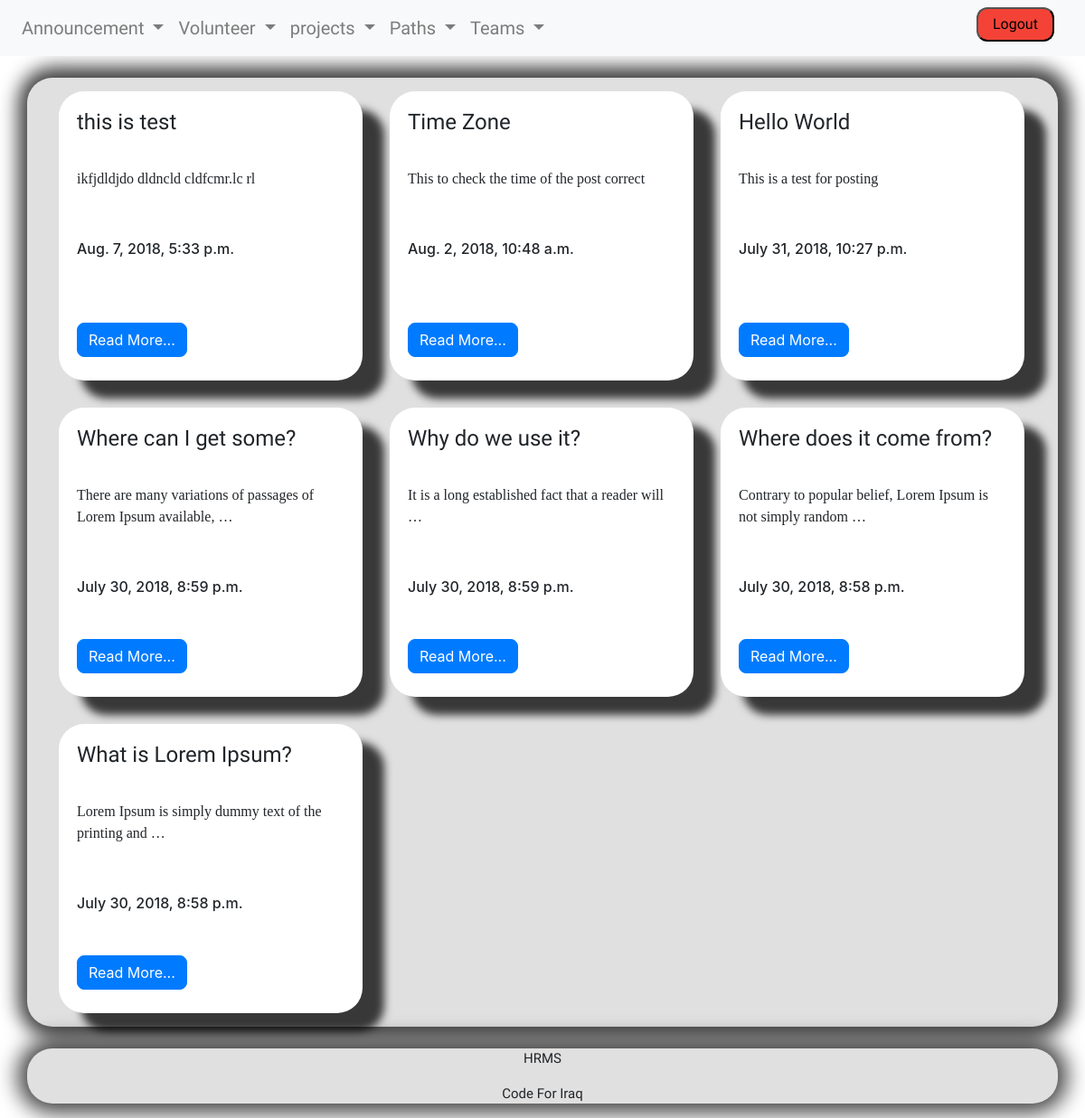
The app's page / (signed in) with its own data.
### home/models.py (models this page shows, shortened)
class Announcement(models.Model):
    user = models.ForeignKey(User, on_delete=models.CASCADE, default=None)
    title = models.CharField(blank=True, max_length=100)
    slug = models.SlugField(null=True, blank=True)
    content = models.TextField(blank=True)
    create = models.DateTimeField(blank=True, default=datetime.datetime.now)
    active = models.BooleanField(default=True)

### home/views.py (the view)
# urls.py: path('', views.index, name='home'),
@login_required(login_url="/accounts/login/")
def index(request):
    announcements = Announcement.objects.all().order_by('-create')
    context = {'announcements': announcements}
    return render (request, 'home/index.html', context)

### home/templates/home/index.html (shortened to what this page needs)
{% extends 'base.html' %}
    {% block content %}
<div class="container backcolor">
  <div class="article">
  <div class="row left-card">
    {% for announce in announcements %}
    {% if Announcement.active %}
      pass
    {% else %}
    <div class="col- sp-15">
      <div class="card card-style">
        <div class="card-body shad">
      <h4 class="card-title fon-tit">{{announce.title}}</h4><br>
      <p class="card-text fon-cont">{{announce.content | truncatewords:10}}</p><br>
      <p><h6>{{announce.create}}</h6></p>
      <a class="btn btn-primary btn-position" href="{% url 'post_detail' slug=announce.slug %}" role="button">
        Read More...
      </a>
        </div>
      </div>
    </div>
    {% endif %}
    {% endfor %}
  </div>
  </div>
</div>
    {% endblock %}

### templates/base.html (shortened to what this page needs)
{% load static %}
<!DOCTYPE html>
<html>
  <head>
    <link rel="stylesheet" href="{% static "css/bootstrap.css" %}">
    <link rel="stylesheet" href="{% static "css/custom.css" %}">
  </head>
  <body>
    <header>
      <nav class="navbar navbar-expand-lg navbar-light bg-light">
    <div class="collapse navbar-collapse" id="navbarNav">
      <ul class="navbar-nav fon-navbar">
        {% if user.is_authenticated %}
        <li class="nav-item dropdown">
          <a class="nav-link dropdown-toggle" href="#" id="navbarDropdown" role="button" data-toggle="dropdown" aria-haspopup="true" aria-expanded="false">
            Announcement
          </a>
        </li>
        <li class="nav-item dropdown">
          <a class="nav-link dropdown-toggle" href="#" id="navbarDropdown" role="button" data-toggle="dropdown" aria-haspopup="true" aria-expanded="false">
            Volunteer
          </a>
        </li>
        <li class="nav-item dropdown">
          <a class="nav-link dropdown-toggle" href="#" id="navbarDropdown" role="button" data-toggle="dropdown" aria-haspopup="true" aria-expanded="false">
            projects
          </a>
          <li class="nav-item dropdown">
            <a class="nav-link dropdown-toggle" href="#" id="navbarDropdown" role="button" data-toggle="dropdown" aria-haspopup="true" aria-expanded="false">
              Paths
            </a>
            <li class="nav-item dropdown">
              <a class="nav-link dropdown-toggle" href="#" id="navbarDropdown" role="button" data-toggle="dropdown" aria-haspopup="true" aria-expanded="false">
                Teams
              </a>
            </li>
        <li class="nav-item">
          <form action="{% url 'logout' %}" method="post">
          <button type="submit" class="logout-btn">Logout</button>
          </form>
        </li>
        {% endif %}
      </ul>
    </div>
  </nav>
    </header>
<br>
{% block content %}
{% endblock %}
<br>
</body>
<footer>
  <div class="container foo-pos">
    <p>HRMS</p>
    <p>Code For Iraq</p>
  </div>
</footer>
</html>

### static/css/custom.css (style rules this page uses)
.sp-15 { padding: 15px; }
.backcolor { background-color: #e0e0e0; height: auto; -webkit-box-shadow: 2px 0px 20px 12px rgba(0,0,0,0.75); -moz-box-shadow: 2px 0px 20px 12px rgba(0,0,0,0.75); box-shadow: 2px 0px 20px 12px rgba(0,0,0,0.75); border-radius: 28px 28px 28px 28px; -moz-border-radius: 28px 28px 28px 28px; -webkit-border-radius: 28px 28px 28px 28px; border: 0px solid #000000; }
.shad { -webkit-box-shadow: 24px 20px 10px 0px rgba(0,0,0,0.75); -moz-box-shadow: 24px 20px 10px 0px rgba(0,0,0,0.75); box-shadow: 24px 20px 10px 0px rgba(0,0,0,0.75); border-radius: 28px 28px 28px 28px; -moz-border-radius: 28px 28px 28px 28px; -webkit-border-radius: 28px 28px 28px 28px; border: 0px solid #000000; }
.card-style { width: 21rem; height:20rem; border-radius: 28px 28px 28px 28px; -moz-border-radius: 28px 28px 28px 28px; -webkit-border-radius: 28px 28px 28px 28px; border: 0px solid #000000; }
.left-card { padding-left: 20px; }
.foo-pos { width: auto; font-size: 15px ; text-align: center; font-family: 'Merienda', cursive; background-color: #e0e0e0; -webkit-box-shadow: 0px 0px 23px 10px rgba(0,0,0,0.75); -moz-box-shadow: 0px 0px 23px 10px rgba(0,0,0,0.75); box-shadow: 0px 0px 23px 10px rgba(0,0,0,0.75); border-radius: 28px 28px 28px 28px; -moz-border-radius: 28px 28px 28px 28px; -webkit-border-radius: 28px 28px 28px 28px; border: 0px solid #000000; }
.fon-tit { font-family: 'Eczar', serif; }
.fon-cont { font-family: 'Playfair Display', serif; }
.fon-navbar { font-family: 'El Messiri', sans-serif; font-size: 20px; }
.logout-btn { background-color: #f44336; border-radius: 12px; color: black; padding: 5px 16px; font-size: 16px; position: absolute; left: 90%; }
.btn-position { position: absolute; top: 80%; border-radius: 0.5rem; }

### records on screen
Announcement: title "this is test", content "ikfjdldjdo dldncld cldfcmr.lc rl", create "Aug. 7, 2018, 5:33 p.m."
Announcement: title "Time Zone", content "This to check the time of the post correct", create "Aug. 2, 2018, 10:48 a.m."
Announcement: title "Hello World", content "This is a test for posting", create "July 31, 2018, 10:27 p.m."
Announcement: title "Where can I get some?", content "There are many variations of passages of Lorem Ipsum available, …", create "July 30, 2018, 8:59 p.m."
Announcement: title "Why do we use it?", content "It is a long established fact that a reader will …", create "July 30, 2018, 8:59 p.m."
Announcement: title "Where does it come from?", content "Contrary to popular belief, Lorem Ipsum is not simply random …", create "July 30, 2018, 8:58 p.m."
Announcement: title "What is Lorem Ipsum?", content "Lorem Ipsum is simply dummy text of the printing and …", create "July 30, 2018, 8:58 p.m."
